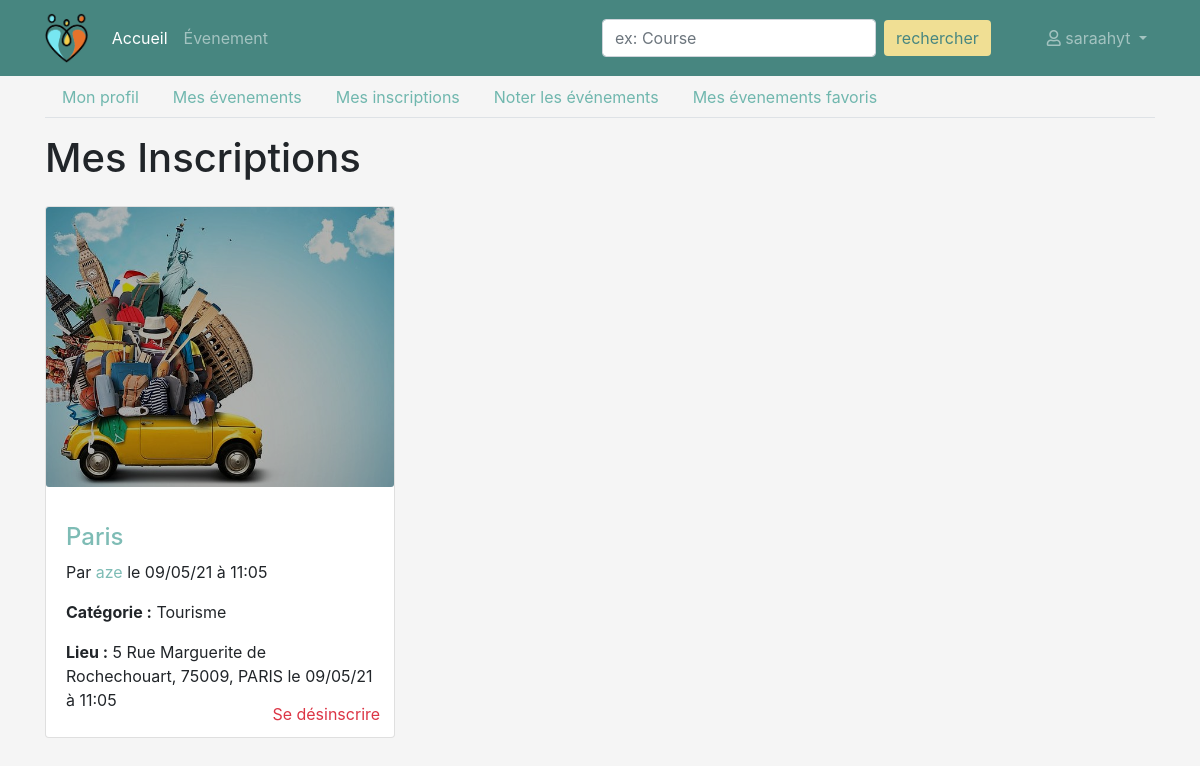
Page /profil/evenements/inscrit (signed in) on the committed database.
### persons/models.py (models this page shows, shortened)
class Person(models.Model):
    TYPE_PARTICULIER = 'particulier'
    TYPE_PROFESSIONNEL = 'professionnel'
    TYPE_CHOICES = (
        (TYPE_PARTICULIER, 'particulier'),
        (TYPE_PROFESSIONNEL, 'professionnel')
    )
    user = models.ForeignKey('users.User', on_delete=models.CASCADE)
    first_name = models.CharField('prenom', max_length=100)
    last_name = models.CharField('nom', max_length=100)
    birth_date = models.DateField('date naissance')
    address = models.CharField('adresse', max_length=250)
    zip_code = models.IntegerField('code postal')
    city = models.CharField('ville', max_length=50)
    country = models.CharField('pays', max_length=100)
    phone_number = PhoneNumberField('telephone')
    pseudo = models.CharField('pseudo', max_length=50)
    person_type = models.CharField('type', choices=TYPE_CHOICES, max_length=15)
    created_at = models.DateTimeField('crée à', auto_now=True)
    note = models.IntegerField('karma', null=True, blank=True)
    imageProfil = models.FileField('image', null=True, default='utilisateur-de-profil.svg')
    is_visible = models.BooleanField('est visible', default=False)

### events/models.py (models this page shows, shortened)
class InscriptionEvent(models.Model):
    person = models.ForeignKey('persons.Person', on_delete=models.CASCADE)
    event = models.ForeignKey('Event', on_delete=models.CASCADE)

class Event(models.Model):
    PARTY_CATEGORY = 'soiree'
    GAME_CATEGORY = 'jeux'
    TOURISM_CATEGORY = 'tourisme'
    AREA_CATEGORY = 'plein air'
    CATEGORY_CHOICES = (
        (PARTY_CATEGORY, 'soiree'),
        (GAME_CATEGORY, 'jeux'),
        (TOURISM_CATEGORY, 'tourisme'),
        (AREA_CATEGORY, 'plein air')
    )
    person = models.ForeignKey('persons.Person', on_delete=models.CASCADE)
    title = models.CharField('titre', max_length=150)
    description = models.TextField('description')
    address = models.CharField('adresse', max_length=100)
    zip_code = models.IntegerField('code postal')
    city = models.CharField('ville', max_length=50)
    category = models.CharField('categorie', choices=CATEGORY_CHOICES, max_length=20)
    created_at = models.DateTimeField('crée à', auto_now=True)
    event_date = models.DateTimeField('date evenement', auto_now=False)
    coordonate_x = models.CharField('coordonnée X',max_length=10 ,null=True, blank=True)
    coordonate_y = models.CharField('coordonnée Y',max_length=10 , null=True, blank=True)

### events/views/events.py (the view)
# urls.py: path('profil/evenements/inscrit', ProfileRegisteredEventsView.as_view(), name='profil-registered_events'),
class ProfileRegisteredEventsView(PersonView):
    def get(self, request):
        user = request.user
        person = get_person_by_user(user)
        today = datetime.now()
        inscription_events = get_inscription_event_person(person).filter(event__event_date__gt=today)
        context = {
            'user': user,
            'person': person,
            'inscription_events': inscription_events,
            'navigation_items': navigation.navigation_items(navigation.NAV_HOME),
        }
        return render(request, 'persons/events/my_registered_events.html', context)

### events/models_helpers.py (called while the page is built)
def get_person_by_user(user):
    return Person.objects.get(user=user)

def get_inscription_event_person(person):
    return InscriptionEvent.objects.filter(person=person)

### events/navigation.py (called while the page is built)
def navigation_items(selected_item=None):
    items = []
    for name, shortcut in NAV_ITEMS:
        items.append({
            'name': name,
            'url': reverse(shortcut),
            'active': True if selected_item == name else False,
        })
    return items

### events/templates/persons/events/my_registered_events.html (shortened to what this page needs)
{% extends 'persons/base_navbar.html' %}
{% load bootstrap4 %}
{% load static %}
{% block content %}
    <div class="row">
        <div class="col">
            <div class="row">
                <div class="col">
                    <ul class="profil-tab nav nav-tabs">
                        <li class="nav-item">
                            <a class="nav-link" href="{% url 'profil' %}">Mon profil</a>
                        </li>
                        <li class="nav-item">
                            <a class="nav-link" href="{% url 'profil-events' %}">Mes évenements</a>
                        </li>
                        {% if person.person_type != "professionnel" %}
                            <li class="nav-item">
                                <a class="nav-link" href="{% url 'profil-registered_events' %}">Mes inscriptions</a>
                            </li>
                            <li class="nav-item">
                                <a class="nav-link" href="{% url 'profil-finished-events' %}">Noter les événements</a>
                            </li>
                            <li class="nav-item">
                                <a class="nav-link" href="{% url 'profil-favorite-events' %}">Mes évenements favoris</a>
                            </li>
                        {% endif %}
                    </ul>
                </div>
            </div>
            <div class="row">
                <div class="col mt-3">
                    <div class="row">
                        <h1 class="col-md-7">Mes Inscriptions</h1>
                        <div class="col-md-5 text-right">
                        </div>
                    </div>
                    <div class="row d-flex">
                        {% for inscription in inscription_events %}
                            <div class="col-md-4">
                                <div class="card mt-3">
                                    {% with 'assets/category/'|add:inscription.event.category|add:'.jpeg' as category %}
                                        <img src="{% static category %}" class="card-img category-img">
                                    {% endwith %}
                                    <div class="card-body">
                                        <div class="d-flex">
                                            <p class="text-left"><a
                                                    href="{% url 'description-event' inscription.event.pk %}"><h4
                                                    class="mt-3">{{ inscription.event.title|title }}</h4></a></p>
                                        </div>
                                        <p>Par {% if inscription.event.person.pk is not person.pk %}
                                            <a class="show-user"
                                               href="{% url 'profil-show-user' inscription.event.person.pk %}">{{ inscription.event.person.pseudo }}</a> {% else %}
                                            {{ inscription.event.person.pseudo }} {% endif %}
                                            le {{ inscription.event.event_date|date:'d/m/y à h:m' }}
                                        </p>
                                        <p class="card-text"><b>Catégorie :</b> {{ inscription.event.category|title }}
                                        </p>
                                        <p class="card-text"><b>Lieu :</b> {{ inscription.event.address }}, {{ inscription.event.zip_code }}, {{ inscription.event.city }} le {{ inscription.event.event_date|date:'d/m/y à h:m' }}</p>
                                        <a class="text-danger action-card" data-toggle="modal" data-target="#close_modal{{ inscription.pk }}">Se désinscrire</a>
                                    </div>
                                </div>
                            </div>
                        {% empty %}
                            <p>Il n'y a pas d'évenements pour le moment</p>
                        {% endfor %}
                    </div>
                </div>
            </div>
{% endblock %}

### events/templates/persons/base_navbar.html (shortened to what this page needs)
{% extends 'persons/base.html' %}
{% load static %}
{% block header %}
    <nav class="back-nav navbar navbar-expand-lg navbar-dark bg-dark">
        <div class="container d-flex justify-content-between">
            <a class="navbar-brand" href="{% url 'home' %}"><img src="{% static 'assets/logo1.png' %}" height="50"></a>
            <div class="collapse navbar-collapse" id="navbarSupportedContent">
                <ul class="navbar-nav">
                    {% for item in navigation_items %}
                        <li class="nav-item {% if item.active %}active{% endif %}">
                            <a class="nav-link" href="{{ item.url }}">{{ item.name }}</a>
                        </li>
                    {% endfor %}
                </ul>
                <form action="{% url 'events' %}" class="form-inline my-2 my-lg-0 ml-auto mr-5" method="get">
                    <input name="q" class="form-control mr-sm-2" type="search" placeholder="ex: Course"
                           aria-label="Search">
                    <button class="search btn btn-outline-success my-2 my-sm-0" type="submit">rechercher</button>
                </form>
                <ul class="navbar-nav mr-0">
                    <li class="nav-item dropdown">
                        <a class="nav-link dropdown-toggle" href="#" id="navbarDropdownMenuLink" role="button" data-toggle="dropdown" aria-haspopup="true" aria-expanded="false">
                        <i class="far fa-user"></i> {{ person.pseudo }}
                    </a>
                    </li>
                </ul>
            </div>
        </div>
    </nav>
{% endblock %}

### events/static/css/event.css (style rules this page uses)
body { background-color: whitesmoke !important; }
.back-nav { background-color: #478680 !important; }
.search { background-color: #F0DF94 !important; color: #478680 !important; border: none !important; }
.profil-tab .nav-link { color: #70B7AE !important; }
h4 a, .show-user { color: #7ebcb5 !important; }
.category-img { height: 280px; object-fit: cover; filter: brightness(70%); }
.card-body { height: 250px; }
.action-card { position: absolute; bottom: 2%; right: 4%; }

### rows in the picture
Person: pseudo "saraahyt"
InscriptionEvent: event.person.pseudo "aze", event.event_date "09/05/21 à 11:05", event.category "Tourisme", event.address "5 Rue Marguerite de Rochechouart", event.zip_code "75009", event.city "PARIS"

### other values in the picture
{{ item.name }} "Accueil" "Évenement"
